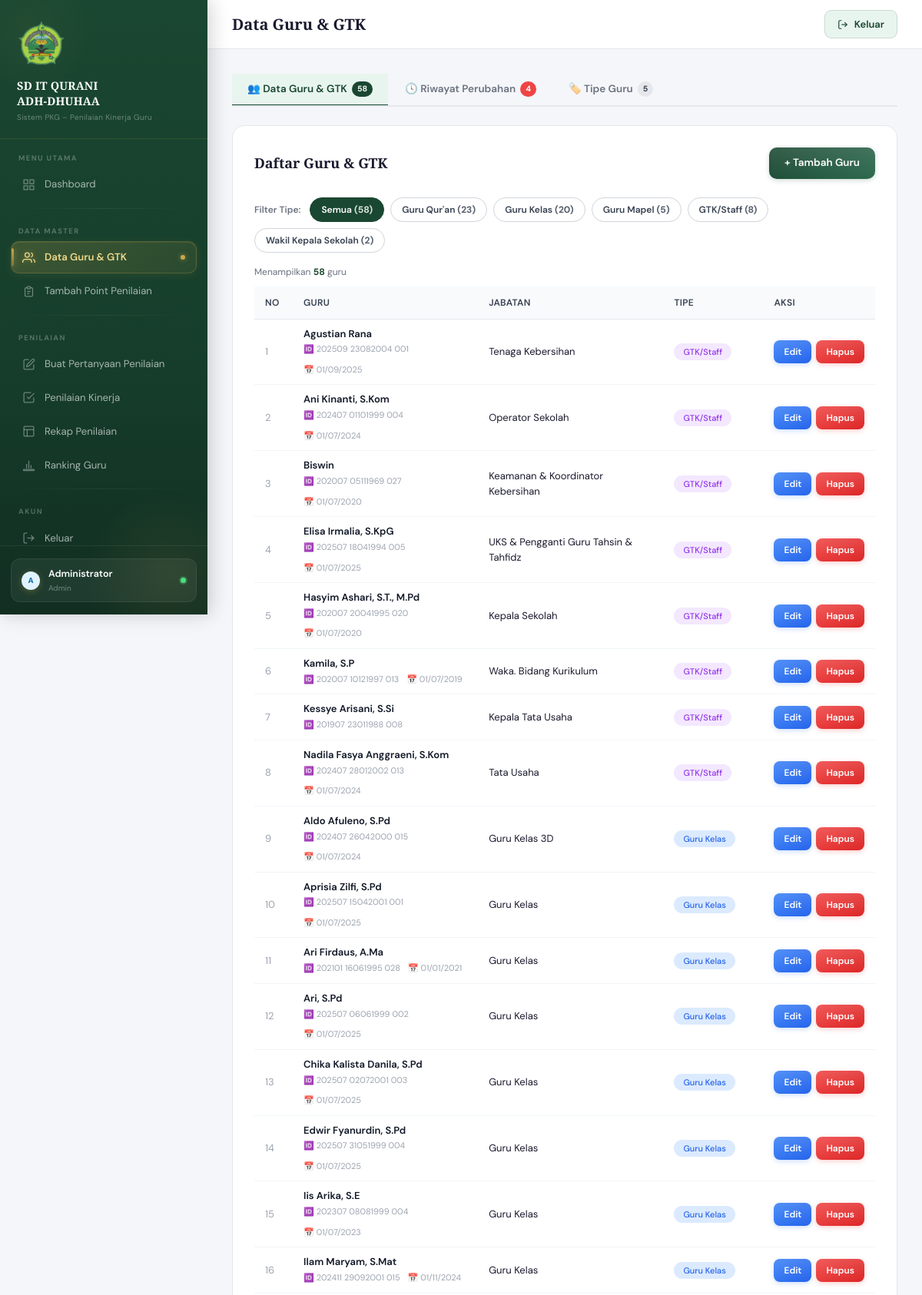
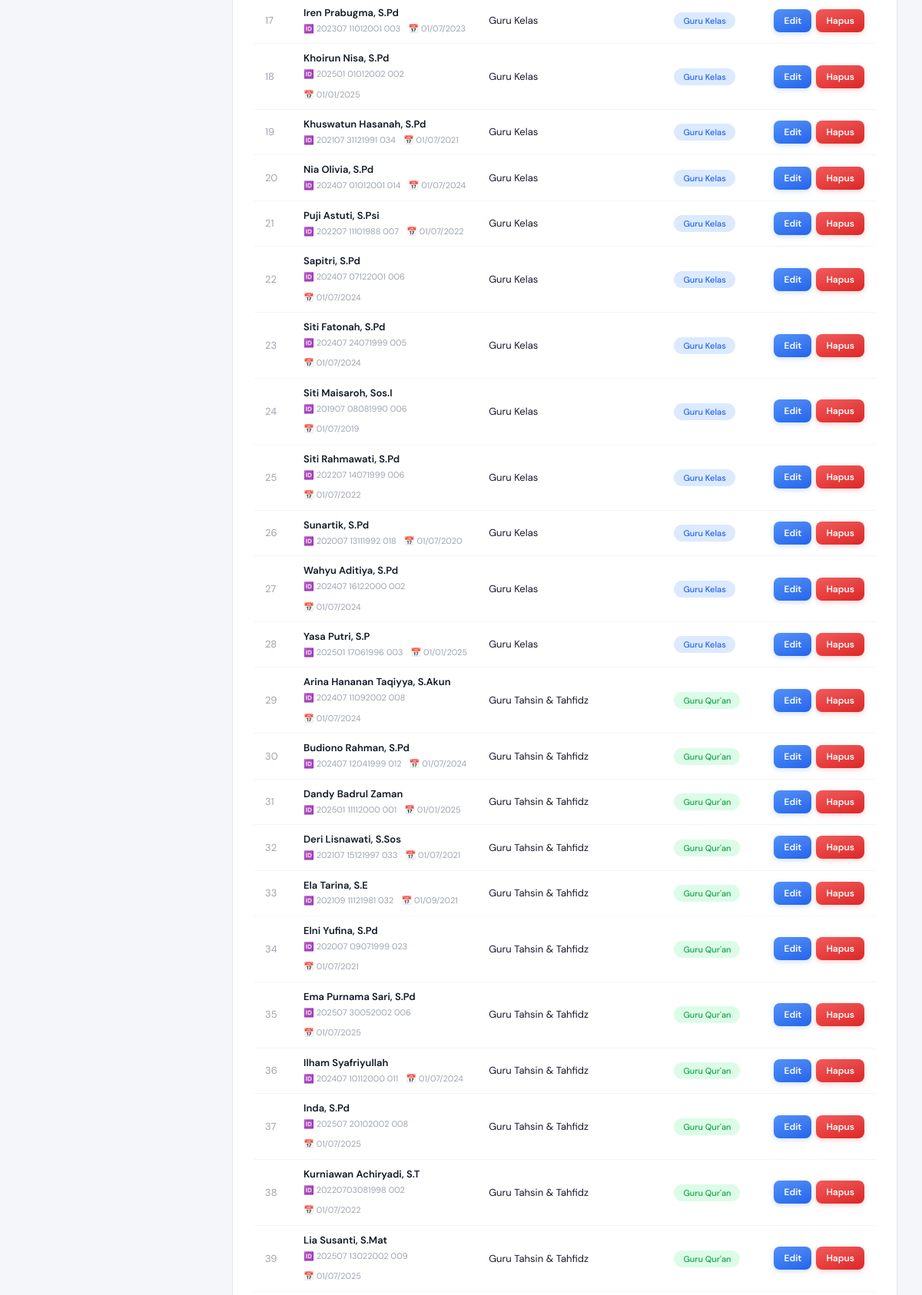
The app's page /guru.php (signed in, upper part) with its own data (2 pictures, top to bottom).
### tables this page shows
CREATE TABLE `guru` (
  `id_guru` int NOT NULL,
  `nama` varchar(100) NOT NULL,
  `nrg` varchar(50) DEFAULT NULL,
  `tmt_guru` date DEFAULT NULL,
  `jabatan` varchar(100) DEFAULT NULL,
  `status_kepegawaian` varchar(100) DEFAULT NULL,
  `tipe` varchar(20) NOT NULL DEFAULT 'guru_kelas' COMMENT 'FK ke tipe_guru.kode',
  `created_at` timestamp NULL DEFAULT CURRENT_TIMESTAMP,
  `updated_at` timestamp NULL DEFAULT CURRENT_TIMESTAMP ON UPDATE CURRENT_TIMESTAMP
);

### includes/config.php (called while the page is built, shortened)
<?php
function sanitize($data) {
    return htmlspecialchars(strip_tags(trim($data)));
}
function getTipeGuru(PDO $pdo): array
{
    if (!isset($GLOBALS['_cache_tipe_guru'])) {
        try {
            $rows = $pdo->query("SELECT kode, label FROM tipe_guru ORDER BY urutan")->fetchAll();
            $result = [];
            foreach ($rows as $row) {
                $result[$row['kode']] = $row['label'];
            }
        } catch (Exception $e) {
            $GLOBALS['_cache_tipe_guru'] = [
                'guru_quran' => "Guru Qur'an",
                'guru_kelas' => 'Guru Kelas',
                'mapel'      => 'Guru Mapel',
                'gtk'        => 'GTK/Staff',
            ];
        }
    }
    return $GLOBALS['_cache_tipe_guru'];
}

### guru.php (the view, shortened to what this page needs)
<?php
require_once 'includes/config.php';
$filterTipeGuru = sanitize($_GET['filter_tipe_guru'] ?? '');
if ($filterTipeGuru) {
    $stmtGuru = $pdo->prepare("SELECT * FROM guru WHERE tipe = ? ORDER BY nama");
    $stmtGuru->execute([$filterTipeGuru]);
    $guruList = $stmtGuru->fetchAll();
} else {
    $guruList = $pdo->query("SELECT * FROM guru ORDER BY tipe, nama")->fetchAll();
}
$historyList = $pdo->query("SELECT * FROM guru_history ORDER BY waktu DESC LIMIT 200")->fetchAll();
$tipeList = getTipeGuru($pdo);
$tipeBadgeClass = [
    'guru_quran' => 'badge-quran',
    'guru_kelas' => 'badge-kelas',
    'mapel'      => 'badge-mapel',
    'gtk'        => 'badge-gtk',
];
$tipeLabel = [];
foreach ($tipeList as $kode => $label) {
    $tipeLabel[$kode] = [
        'label' => $label,
        'class' => $tipeBadgeClass[$kode] ?? 'badge-gtk',
    ];
}
$tipeFullList = $pdo->query("
    SELECT t.*,
           (SELECT COUNT(*) FROM guru g WHERE g.tipe = t.kode) AS jumlah_guru,
           (SELECT COUNT(*) FROM komponen k WHERE k.type_guru = t.kode) AS jumlah_komponen
    FROM tipe_guru t ORDER BY t.urutan, t.id_tipe_guru
")->fetchAll();
require_once 'includes/header.php';
?>
<?php $allGuruCountGlobal = $pdo->query("SELECT COUNT(*) FROM guru")->fetchColumn(); ?>
<div class="guru-tabs" role="tablist">
    <button id="tab-data" onclick="switchTab('data')" class="guru-tab active">
        👥 Data Guru & GTK
        <span class="guru-tab-badge"><?= $allGuruCountGlobal ?></span>
    </button>
    <button id="tab-history" onclick="switchTab('history')" class="guru-tab">
        🕓 Riwayat Perubahan
        <?php if (count($historyList) > 0): ?>
            <span id="history-badge" class="guru-tab-badge danger"><?= count($historyList) ?></span>
        <?php endif; ?>
    </button>
    <button id="tab-tipe" onclick="switchTab('tipe')" class="guru-tab">
        🏷️ Tipe Guru
        <span class="guru-tab-badge"><?= count($tipeFullList) ?></span>
    </button>
</div>
<div id="panel-data">
    <div class="data-table-card">
        <div class="card-header-custom" style="flex-wrap:wrap;gap:10px;">
            <div class="card-title-custom">Daftar Guru & GTK</div>
            <button class="btn-primary-custom" onclick="openModal()">+ Tambah Guru</button>
        </div>
        <?php
        $jumlahPerTipe = [];
        foreach ($tipeList as $kode => $label) {
            $stmt = $pdo->prepare("SELECT COUNT(*) FROM guru WHERE tipe = ?");
            $stmt->execute([$kode]);
            $jumlahPerTipe[$kode] = (int)$stmt->fetchColumn();
        }
        ?>
        <div class="filter-chips">
            <span class="filter-chips-label">Filter Tipe:</span>
            <button type="button"
                class="chip <?= $filterTipeGuru === '' ? 'active' : '' ?>"
                onclick="filterByTipe(this, '')">
                Semua <span class="chip-count">(<?= $allGuruCountGlobal ?>)</span>
            </button>
            <?php foreach ($tipeList as $kode => $label):
                $isActive = $filterTipeGuru === $kode;
                $jml = $jumlahPerTipe[$kode] ?? 0;
            ?>
                <button type="button"
                    class="chip <?= $isActive ? 'active' : '' ?>"
                    onclick="filterByTipe(this, '<?= htmlspecialchars($kode) ?>')">
                    <?= htmlspecialchars($label) ?> <span class="chip-count">(<?= $jml ?>)</span>
                </button>
            <?php endforeach; ?>
        </div>
        <div class="result-info">
            Menampilkan <strong id="guruVisibleCount" style="color:var(--hijau);"><?= count($guruList) ?></strong> guru
        </div>
        <div style="overflow-x:auto;">
            <table class="guru-table" id="guruTable">
                <thead>
                    <tr>
                        <th style="width:50px;">No</th>
                        <th>Guru</th>
                        <th>Jabatan</th>
                        <th style="width:130px;">Tipe</th>
                        <th style="width:120px;">Aksi</th>
                    </tr>
                </thead>
                <tbody>
                    <?php foreach ($guruList as $i => $g):
                        $t = $tipeLabel[$g['tipe']] ?? ['label' => $g['tipe'], 'class' => ''];
                    ?>
                        <tr data-tipe="<?= htmlspecialchars($g['tipe']) ?>">
                            <td style="color:#9ca3af;"><?= $i + 1 ?></td>
                            <td>
                                <div class="guru-name"><?= htmlspecialchars($g['nama']) ?></div>
                                <div class="guru-meta">
                                    <?php if (!empty($g['nrg'])): ?>
                                        <span title="NRG">🆔 <?= htmlspecialchars($g['nrg']) ?></span>
                                    <?php endif; ?>
                                    <?php if (!empty($g['tmt_guru'])): ?>
                                        <span title="TMT Guru">📅 <?= date('d/m/Y', strtotime($g['tmt_guru'])) ?></span>
                                    <?php endif; ?>
                                </div>
                            </td>
                            <td><?= htmlspecialchars($g['jabatan'] ?? '-') ?></td>
                            <td><span class="badge-tipe <?= htmlspecialchars($t['class']) ?>"><?= htmlspecialchars($t['label']) ?></span></td>
                            <td>
                                <div class="row-actions">
                                    <button class="btn-primary-custom btn-sm-custom btn-edit" onclick='openEdit(<?= json_encode($g) ?>)'>Edit</button>
                                    <button class="btn-primary-custom btn-sm-custom btn-delete" onclick="confirmDelete(<?= $g['id_guru'] ?>,'guru.php')">Hapus</button>
                                </div>
                            </td>
                        </tr>
                    <?php endforeach; ?>
                </tbody>
            </table>
        </div>
    </div>
</div>
<?php require_once 'includes/footer.php'; ?>

### includes/header.php (style rules this page uses)
:root { --hijau: #1a4731; --hijau-muda: #2d6a4f; --hijau-pale: #e8f5ee; --emas: #c9a84c; --emas-muda: #f0d98a; --krem: #faf7f2; --sidebar-w: 270px; --teks: #1a1a2e; --abu: #6b7280; --border: #e5e7eb; }
* { margin: 0; padding: 0; box-sizing: border-box; }
body { font-family: 'DM Sans', sans-serif; background: #f4f6f9; color: var(--teks); }
.data-table-card { background: #fff; border-radius: 16px; padding: 28px; border: 1px solid var(--border); }
.card-header-custom { display: flex; align-items: center; justify-content: space-between; margin-bottom: 24px; }
.card-title-custom { font-family: 'Playfair Display', serif; font-size: 18px; font-weight: 600; color: var(--teks); }
.btn-primary-custom { display: inline-flex; align-items: center; gap: 8px; padding: 10px 20px; background: linear-gradient(135deg, var(--hijau), var(--hijau-muda)); color: #fff; border: none; border-radius: 10px; font-size: 13.5px; font-weight: 500; cursor: pointer; text-decoration: none; transition: all 0.2s; }
.btn-sm-custom { padding: 6px 14px; font-size: 12px; }
.btn-edit { background: linear-gradient(135deg, #3b82f6, #2563eb); }
.btn-delete { background: linear-gradient(135deg, #ef4444, #dc2626); }
.badge-tipe { padding: 4px 12px; border-radius: 20px; font-size: 11px; font-weight: 500; }
.badge-quran { background: #dcfce7; color: #16a34a; }
.badge-kelas { background: #dbeafe; color: #2563eb; }
.badge-gtk { background: #f3e8ff; color: #9333ea; }
.btn-primary-custom { display: inline-flex; align-items: center; gap: 7px; padding: 10px 20px; background: linear-gradient(135deg, var(--hijau) 0%, var(--hijau-muda) 100%); color: #fff !important; border: none; border-radius: 10px; font-size: 13.5px; font-weight: 600; cursor: pointer; text-decoration: none; transition: all .2s cubic-bezier(.4,0,.2,1); box-shadow: 0 2px 6px rgba(26,71,49,.2); position: relative; overflow: hidden; }
.btn-primary-custom::after { content:''; position:absolute; inset:0; background:linear-gradient(180deg,rgba(255,255,255,.12) 0%,transparent 100%); pointer-events:none; }
.btn-sm-custom { padding: 6px 13px !important; font-size: 12px !important; border-radius: 8px !important; gap: 5px !important; }
.btn-edit { background: linear-gradient(135deg, #3b82f6, #2563eb) !important; box-shadow: 0 2px 6px rgba(59,130,246,.25) !important; }
.btn-delete { background: linear-gradient(135deg, #ef4444, #dc2626) !important; box-shadow: 0 2px 6px rgba(239,68,68,.25) !important; }

### records on screen
guru: nama "Agustian Rana", nrg "202509 23082004 001", tmt_guru "01/09/2025", jabatan "Tenaga Kebersihan", tipe "GTK/Staff"
guru: nama "Ani Kinanti, S.Kom", nrg "202407 01101999 004", tmt_guru "01/07/2024", jabatan "Operator Sekolah", tipe "GTK/Staff"
guru: nama "Biswin", nrg "202007 05111969 027", tmt_guru "01/07/2020", jabatan "Keamanan & Koordinator Kebersihan", tipe "GTK/Staff"
guru: nama "Elisa Irmalia, S.KpG", nrg "202507 18041994 005", tmt_guru "01/07/2025", jabatan "UKS & Pengganti Guru Tahsin & Tahfidz", tipe "GTK/Staff"
guru: nama "Hasyim Ashari, S.T., M.Pd", nrg "202007 20041995 020", tmt_guru "01/07/2020", jabatan "Kepala Sekolah", tipe "GTK/Staff"
guru: nama "Kamila, S.P", nrg "202007 10121997 013", tmt_guru "01/07/2019", jabatan "Waka. Bidang Kurikulum", tipe "GTK/Staff"
guru: nama "Kessye Arisani, S.Si", nrg "201907 23011988 008", jabatan "Kepala Tata Usaha", tipe "GTK/Staff"
guru: nama "Nadila Fasya Anggraeni, S.Kom", nrg "202407 28012002 013", tmt_guru "01/07/2024", jabatan "Tata Usaha", tipe "GTK/Staff"
guru: nama "Aldo Afuleno, S.Pd", nrg "202407 26042000 015", tmt_guru "01/07/2024", jabatan "Guru Kelas 3D", tipe "Guru Kelas"
guru: nama "Aprisia Zilfi, S.Pd", nrg "202507 15042001 001", tmt_guru "01/07/2025", jabatan "Guru Kelas", tipe "Guru Kelas"
guru: nama "Ari Firdaus, A.Ma", nrg "202101 16061995 028", tmt_guru "01/01/2021", jabatan "Guru Kelas", tipe "Guru Kelas"
guru: nama "Ari, S.Pd", nrg "202507 06061999 002", tmt_guru "01/07/2025", jabatan "Guru Kelas", tipe "Guru Kelas"
guru: nama "Chika Kalista Danila, S.Pd", nrg "202507 02072001 003", tmt_guru "01/07/2025", jabatan "Guru Kelas", tipe "Guru Kelas"
guru: nama "Edwir Fyanurdin, S.Pd", nrg "202507 31051999 004", tmt_guru "01/07/2025", jabatan "Guru Kelas", tipe "Guru Kelas"
guru: nama "Iis Arika, S.E", nrg "202307 08081999 004", tmt_guru "01/07/2023", jabatan "Guru Kelas", tipe "Guru Kelas"
guru: nama "Ilam Maryam, S.Mat", nrg "202411 29092001 015", tmt_guru "01/11/2024", jabatan "Guru Kelas", tipe "Guru Kelas"
guru: nama "Iren Prabugma, S.Pd", nrg "202307 11012001 003", tmt_guru "01/07/2023", jabatan "Guru Kelas", tipe "Guru Kelas"
guru: nama "Khoirun Nisa, S.Pd", nrg "202501 01012002 002", tmt_guru "01/01/2025", jabatan "Guru Kelas", tipe "Guru Kelas"
guru: nama "Khuswatun Hasanah, S.Pd", nrg "202107 31121991 034", tmt_guru "01/07/2021", jabatan "Guru Kelas", tipe "Guru Kelas"
guru: nama "Nia Olivia, S.Pd", nrg "202407 01012001 014", tmt_guru "01/07/2024", jabatan "Guru Kelas", tipe "Guru Kelas"
guru: nama "Puji Astuti, S.Psi", nrg "202207 11101988 007", tmt_guru "01/07/2022", jabatan "Guru Kelas", tipe "Guru Kelas"
guru: nama "Sapitri, S.Pd", nrg "202407 07122001 006", tmt_guru "01/07/2024", jabatan "Guru Kelas", tipe "Guru Kelas"
guru: nama "Siti Fatonah, S.Pd", nrg "202407 24071999 005", tmt_guru "01/07/2024", jabatan "Guru Kelas", tipe "Guru Kelas"
guru: nama "Siti Maisaroh, Sos.I", nrg "201907 08081990 006", tmt_guru "01/07/2019", jabatan "Guru Kelas", tipe "Guru Kelas"
guru: nama "Siti Rahmawati, S.Pd", nrg "202207 14071999 006", tmt_guru "01/07/2022", jabatan "Guru Kelas", tipe "Guru Kelas"
guru: nama "Sunartik, S.Pd", nrg "202007 13111992 018", tmt_guru "01/07/2020", jabatan "Guru Kelas", tipe "Guru Kelas"
guru: nama "Wahyu Aditiya, S.Pd", nrg "202407 16122000 002", tmt_guru "01/07/2024", jabatan "Guru Kelas", tipe "Guru Kelas"
guru: nama "Yasa Putri, S.P", nrg "202501 17061996 003", tmt_guru "01/01/2025", jabatan "Guru Kelas", tipe "Guru Kelas"
guru: nama "Arina Hananan Taqiyya, S.Akun", nrg "202407 11092002 008", tmt_guru "01/07/2024", jabatan "Guru Tahsin & Tahfidz", tipe "Guru Qur'an"
guru: nama "Budiono Rahman, S.Pd", nrg "202407 12041999 012", tmt_guru "01/07/2024", jabatan "Guru Tahsin & Tahfidz", tipe "Guru Qur'an"
guru: nama "Dandy Badrul Zaman", nrg "202501 11112000 001", tmt_guru "01/01/2025", jabatan "Guru Tahsin & Tahfidz", tipe "Guru Qur'an"
guru: nama "Deri Lisnawati, S.Sos", nrg "202107 15121997 033", tmt_guru "01/07/2021", jabatan "Guru Tahsin & Tahfidz", tipe "Guru Qur'an"
guru: nama "Ela Tarina, S.E", nrg "202109 11121981 032", tmt_guru "01/09/2021", jabatan "Guru Tahsin & Tahfidz", tipe "Guru Qur'an"
guru: nama "Elni Yufina, S.Pd", nrg "202007 09071999 023", tmt_guru "01/07/2021", jabatan "Guru Tahsin & Tahfidz", tipe "Guru Qur'an"
guru: nama "Ema Purnama Sari, S.Pd", nrg "202507 30052002 006", tmt_guru "01/07/2025", jabatan "Guru Tahsin & Tahfidz", tipe "Guru Qur'an"
guru: nama "Ilham Syafriyullah", nrg "202407 10112000 011", tmt_guru "01/07/2024", jabatan "Guru Tahsin & Tahfidz", tipe "Guru Qur'an"
guru: nama "Inda, S.Pd", nrg "202507 20102002 008", tmt_guru "01/07/2025", jabatan "Guru Tahsin & Tahfidz", tipe "Guru Qur'an"
guru: nama "Kurniawan Achiryadi, S.T", nrg "20220703081998 002", tmt_guru "01/07/2022", jabatan "Guru Tahsin & Tahfidz", tipe "Guru Qur'an"
guru: nama "Lia Susanti, S.Mat", nrg "202507 13022002 009", tmt_guru "01/07/2025", jabatan "Guru Tahsin & Tahfidz", tipe "Guru Qur'an"

### other values on screen
substr($user['nama_lengkap'], 0, 1) "A"
$user['nama_lengkap'] "Administrator"
str_replace('_', ' ', $user['role']) "Admin"
$pageTitle "Data Guru & GTK"
$allGuruCountGlobal "58"
count($historyList) "4"
count($tipeFullList) "5"
$label "Guru Qur'an"
$jml "23"
$label "Guru Kelas"
$jml "20"
$label "Guru Mapel"
$jml "5"
$label "GTK/Staff"
$jml "8"
